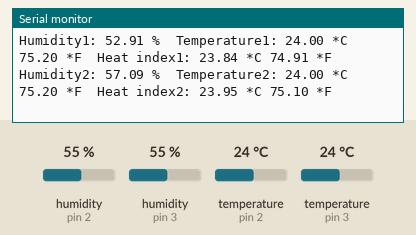
This sketch was run on a simulated Arduino Uno, built with avr-gcc and run on an emulated ATmega328P. Parts: the last lines printed to the serial monitor. Inputs (shaded band) come from the test bench; at power-on: humidity (sensors on pin 2, pin 3) 55 %, temperature (sensors on pin 3, pin 2) 24 °C.

Above: at 4.9 s.
5.0 s: humidity (sensor on pin 2) set to 22 %
At 7.7 s:
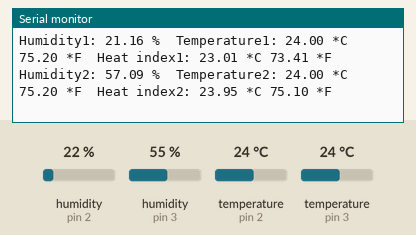
8.1 s: temperature (sensor on pin 3) set to 28 °C
At 9.9 s:
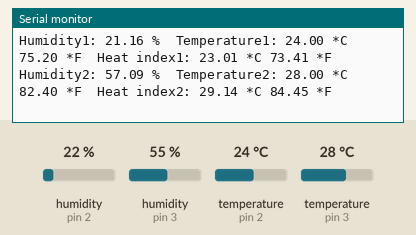
14.7 s: humidity (sensor on pin 3) set to 22 %
At 15.3 s:
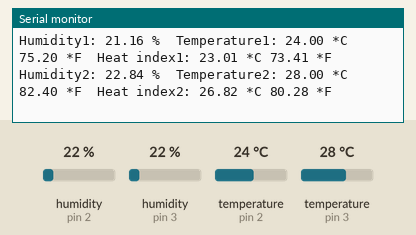
17.8 s: temperature (sensor on pin 2) set to 12 °C
At 19.7 s:
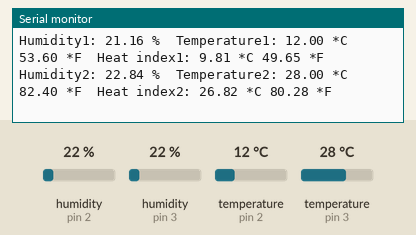
20.9 s: humidity (sensor on pin 2) set to 40 %
At 21.9 s:
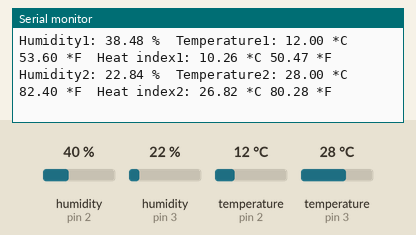
27.5 s: humidity (sensor on pin 3) set to 40 %
At 30.7 s:
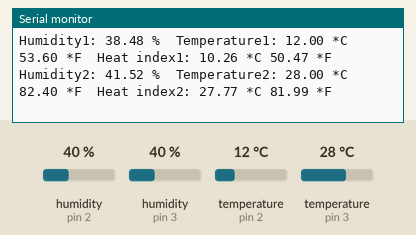
Timing chart, 0 to 31.6 s (numbered marks = the images above; inputs shaded):
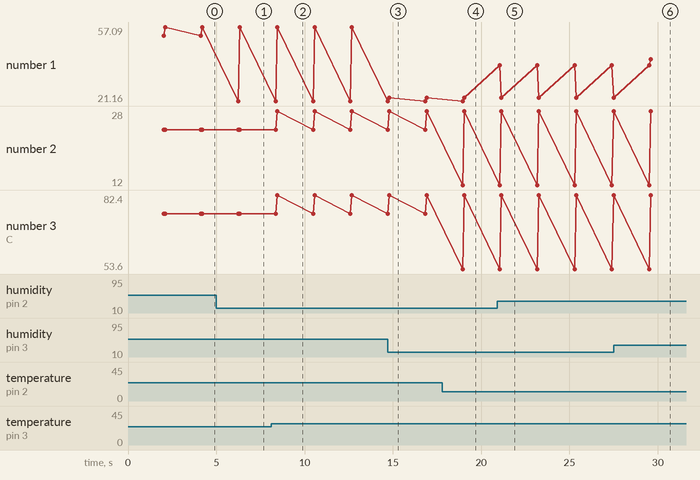

The sketch:

Two_dht22_sensors_test_s1_minus_s2_plus_2percent.ino
```cpp
// Example testing sketch for various DHT humidity/temperature sensors
// Written by ladyada, public domain

#include "DHT.h"

#define DHTPIN1 2     // what digital pin we're connected to
#define DHTPIN2 3
// Uncomment whatever type you're using!
//#define DHTTYPE DHT11   // DHT 11
#define DHTTYPE DHT22   // DHT 22  (AM2302), AM2321
//#define DHTTYPE DHT21   // DHT 21 (AM2301)

// Connect pin 1 (on the left) of the sensor to +5V
// NOTE: If using a board with 3.3V logic like an Arduino Due connect pin 1
// to 3.3V instead of 5V!
// Connect pin 2 of the sensor to whatever your DHTPIN is
// Connect pin 4 (on the right) of the sensor to GROUND
// Connect a 10K resistor from pin 2 (data) to pin 1 (power) of the sensor

// Initialize DHT sensor.
// Note that older versions of this library took an optional third parameter to
// tweak the timings for faster processors.  This parameter is no longer needed
// as the current DHT reading algorithm adjusts itself to work on faster procs.
DHT dht(DHTPIN1, DHTTYPE);
DHT dht2(DHTPIN2, DHTTYPE);

void setup() {
  Serial.begin(9600);
  Serial.println("DHTxx test!");

  dht.begin();
  dht2.begin();
}

void loop() {
  // Wait a few seconds between measurements.
  delay(2000);

  // Reading temperature or humidity takes about 250 milliseconds!
  // Sensor readings may also be up to 2 seconds 'old' (its a very slow sensor)
  float h = dht.readHumidity();
  h = h* 0.962;//empirically adjusted
  //~ 0.30 difference at ~40% humidity

  // Read temperature as Celsius (the default)
  float t = dht.readTemperature();

  // Read temperature as Fahrenheit (isFahrenheit = true)
  float f = dht.readTemperature(true);

  float t2 = dht2.readTemperature();
  float h2 = dht2.readHumidity();
  h2 = h2 *1.038; //empirically adjusted
  float f2 = dht2.readTemperature(true);

  // Check if any reads failed and exit early (to try again).
  if (isnan(h) || isnan(t) || isnan(f)) {
    Serial.println("Failed to read from DHT1 sensor!");
    return;
  }
  if (isnan(h2) || isnan(t2) || isnan(f2)) {
    Serial.println("Failed to read from DHT2 sensor!");
    return;
  }

  // Compute heat index in Fahrenheit (the default)
  float hif = dht.computeHeatIndex(f, h);
  // Compute heat index in Celsius (isFahreheit = false)
  float hic = dht.computeHeatIndex(t, h, false);

  // Compute heat index in Fahrenheit (the default)
  float hif2 = dht2.computeHeatIndex(f2, h2);
  // Compute heat index in Celsius (isFahreheit = false)
  float hic2 = dht2.computeHeatIndex(t2, h2, false);

  Serial.print("Humidity1: ");
  Serial.print(h);
  Serial.print(" %\t");
  Serial.print("Temperature1: ");
  Serial.print(t);
  Serial.print(" *C ");
  Serial.print(f);
  Serial.print(" *F\t");
  Serial.print("Heat index1: ");
  Serial.print(hic);
  Serial.print(" *C ");
  Serial.print(hif);
  Serial.println(" *F");

  Serial.print("Humidity2: ");
  Serial.print(h2);
  Serial.print(" %\t");
  Serial.print("Temperature2: ");
  Serial.print(t2);
  Serial.print(" *C ");
  Serial.print(f2);
  Serial.print(" *F\t");
  Serial.print("Heat index2: ");
  Serial.print(hic2);
  Serial.print(" *C ");
  Serial.print(hif2);
  Serial.println(" *F");

}
```

Measured:
- after the input at 5.0 s, the serial monitor: prints a new line after 1.2 s (image 1)
- after the input at 8.1 s, the serial monitor: prints a new line after 0.35 s (image 2)
- after the input at 14.7 s, the serial monitor: prints a new line after 0.10 s (image 3)
- after the input at 17.8 s, the serial monitor: prints a new line after 1.1 s (image 4)
- after the input at 20.9 s, the serial monitor: prints a new line after 0.16 s (image 5)
- after the input at 27.5 s, the serial monitor: prints a new line after 2.1 s (image 6)
- plotted number 1: 57.09 → 22.84 after the input at 14.7 s, 22.84 → 41.52 after the input at 27.5 s
- plotted number 2: 24 → 28 after the input at 8.1 s
